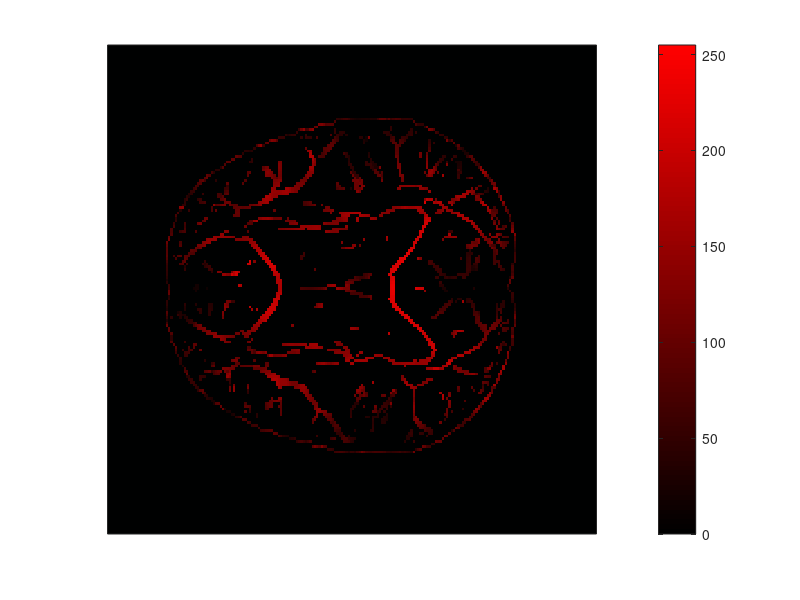

Here is the MATLAB script that generated this plot:
clear
clc
load database1.txt;
figure

M=size(database1);
A(:,:,1) = database1*255;%R 0-255
A(:,:,2) = ones(M(1),M(2));%G
A(:,:,3) = ones(M(1),M(2));%B
P = uint8(A);
imagesc(P);
axis square;
set(gca,'XTick',[],'YTick',[]);

row_cmap = 100;  %color finess
color_map1=zeros(row_cmap,3);  %define color matrix
color_r = 0:1/(row_cmap-1):1; 
color_g = 0:1/(row_cmap-1):1;
color_b = 0:1/(row_cmap-1):1;
color_map1(:,1) = color_r; 
%color_map1(:,2) = color_g;
colormap(color_map1);
colorbar;

text(1000,10,'FA Values')

